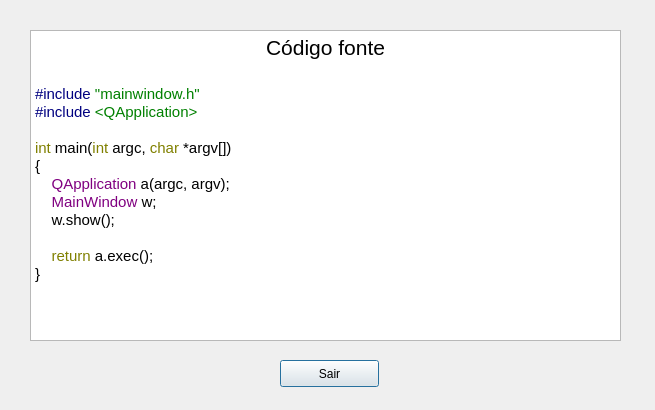
<?xml version="1.0" encoding="UTF-8"?>
<ui version="4.0">
 <class>cFonteWindow</class>
 <widget class="QDialog" name="cFonteWindow">
  <property name="geometry">
   <rect>
    <x>0</x>
    <y>0</y>
    <width>655</width>
    <height>410</height>
   </rect>
  </property>
  <property name="windowTitle">
   <string>Dialog</string>
  </property>
  <widget class="QTextBrowser" name="textBrowser">
   <property name="geometry">
    <rect>
     <x>30</x>
     <y>30</y>
     <width>591</width>
     <height>311</height>
    </rect>
   </property>
   <property name="html">
    <string>&lt;!DOCTYPE HTML PUBLIC &quot;-//W3C//DTD HTML 4.0//EN&quot; &quot;http://www.w3.org/TR/REC-html40/strict.dtd&quot;&gt;
&lt;html&gt;&lt;head&gt;&lt;meta name=&quot;qrichtext&quot; content=&quot;1&quot; /&gt;&lt;style type=&quot;text/css&quot;&gt;
p, li { white-space: pre-wrap; }
&lt;/style&gt;&lt;/head&gt;&lt;body style=&quot; font-family:'Ubuntu'; font-size:11pt; font-weight:400; font-style:normal;&quot;&gt;
&lt;p align=&quot;center&quot; style=&quot; margin-top:0px; margin-bottom:0px; margin-left:0px; margin-right:0px; -qt-block-indent:0; text-indent:0px;&quot;&gt;&lt;span style=&quot; font-size:16pt;&quot;&gt;Código fonte&lt;/span&gt;&lt;/p&gt;
&lt;p style=&quot;-qt-paragraph-type:empty; margin-top:0px; margin-bottom:0px; margin-left:0px; margin-right:0px; -qt-block-indent:0; text-indent:0px; font-size:16pt;&quot;&gt;&lt;br /&gt;&lt;/p&gt;
&lt;p style=&quot; margin-top:0px; margin-bottom:0px; margin-left:0px; margin-right:0px; -qt-block-indent:0; text-indent:0px;&quot;&gt;&lt;span style=&quot; color:#000080;&quot;&gt;#include&lt;/span&gt;&lt;span style=&quot; color:#c0c0c0;&quot;&gt; &lt;/span&gt;&lt;span style=&quot; color:#008000;&quot;&gt;&amp;quot;mainwindow.h&amp;quot;&lt;/span&gt;&lt;/p&gt;
&lt;p style=&quot; margin-top:0px; margin-bottom:0px; margin-left:0px; margin-right:0px; -qt-block-indent:0; text-indent:0px;&quot;&gt;&lt;span style=&quot; font-family:'Courier New,courier'; color:#000080;&quot;&gt;#include&lt;/span&gt;&lt;span style=&quot; font-family:'Courier New,courier'; color:#c0c0c0;&quot;&gt; &lt;/span&gt;&lt;span style=&quot; font-family:'Courier New,courier'; color:#008000;&quot;&gt;&amp;lt;QApplication&amp;gt;&lt;/span&gt;&lt;/p&gt;
&lt;p style=&quot;-qt-paragraph-type:empty; margin-top:0px; margin-bottom:0px; margin-left:0px; margin-right:0px; -qt-block-indent:0; text-indent:0px; font-family:'Courier New,courier';&quot;&gt;&lt;br /&gt;&lt;/p&gt;
&lt;p style=&quot; margin-top:0px; margin-bottom:0px; margin-left:0px; margin-right:0px; -qt-block-indent:0; text-indent:0px;&quot;&gt;&lt;span style=&quot; font-family:'Courier New,courier'; color:#808000;&quot;&gt;int&lt;/span&gt;&lt;span style=&quot; font-family:'Courier New,courier'; color:#c0c0c0;&quot;&gt; &lt;/span&gt;&lt;span style=&quot; font-family:'Courier New,courier'; color:#000000;&quot;&gt;main(&lt;/span&gt;&lt;span style=&quot; font-family:'Courier New,courier'; color:#808000;&quot;&gt;int&lt;/span&gt;&lt;span style=&quot; font-family:'Courier New,courier'; color:#c0c0c0;&quot;&gt; &lt;/span&gt;&lt;span style=&quot; font-family:'Courier New,courier'; color:#000000;&quot;&gt;argc,&lt;/span&gt;&lt;span style=&quot; font-family:'Courier New,courier'; color:#c0c0c0;&quot;&gt; &lt;/span&gt;&lt;span style=&quot; font-family:'Courier New,courier'; color:#808000;&quot;&gt;char&lt;/span&gt;&lt;span style=&quot; font-family:'Courier New,courier'; color:#c0c0c0;&quot;&gt; &lt;/span&gt;&lt;span style=&quot; font-family:'Courier New,courier'; color:#000000;&quot;&gt;*argv[])&lt;/span&gt;&lt;/p&gt;
&lt;p style=&quot; margin-top:0px; margin-bottom:0px; margin-left:0px; margin-right:0px; -qt-block-indent:0; text-indent:0px;&quot;&gt;&lt;span style=&quot; font-family:'Courier New,courier'; color:#000000;&quot;&gt;{&lt;/span&gt;&lt;/p&gt;
&lt;p style=&quot; margin-top:0px; margin-bottom:0px; margin-left:0px; margin-right:0px; -qt-block-indent:0; text-indent:0px;&quot;&gt;&lt;span style=&quot; font-family:'Courier New,courier'; color:#c0c0c0;&quot;&gt;    &lt;/span&gt;&lt;span style=&quot; font-family:'Courier New,courier'; color:#800080;&quot;&gt;QApplication&lt;/span&gt;&lt;span style=&quot; font-family:'Courier New,courier'; color:#c0c0c0;&quot;&gt; &lt;/span&gt;&lt;span style=&quot; font-family:'Courier New,courier'; color:#000000;&quot;&gt;a(argc,&lt;/span&gt;&lt;span style=&quot; font-family:'Courier New,courier'; color:#c0c0c0;&quot;&gt; &lt;/span&gt;&lt;span style=&quot; font-family:'Courier New,courier'; color:#000000;&quot;&gt;argv);&lt;/span&gt;&lt;/p&gt;
&lt;p style=&quot; margin-top:0px; margin-bottom:0px; margin-left:0px; margin-right:0px; -qt-block-indent:0; text-indent:0px;&quot;&gt;&lt;span style=&quot; font-family:'Courier New,courier'; color:#c0c0c0;&quot;&gt;    &lt;/span&gt;&lt;span style=&quot; font-family:'Courier New,courier'; color:#800080;&quot;&gt;MainWindow&lt;/span&gt;&lt;span style=&quot; font-family:'Courier New,courier'; color:#c0c0c0;&quot;&gt; &lt;/span&gt;&lt;span style=&quot; font-family:'Courier New,courier'; color:#000000;&quot;&gt;w;&lt;/span&gt;&lt;/p&gt;
&lt;p style=&quot; margin-top:0px; margin-bottom:0px; margin-left:0px; margin-right:0px; -qt-block-indent:0; text-indent:0px;&quot;&gt;&lt;span style=&quot; font-family:'Courier New,courier'; color:#c0c0c0;&quot;&gt;    &lt;/span&gt;&lt;span style=&quot; font-family:'Courier New,courier'; color:#000000;&quot;&gt;w.show();&lt;/span&gt;&lt;/p&gt;
&lt;p style=&quot;-qt-paragraph-type:empty; margin-top:0px; margin-bottom:0px; margin-left:0px; margin-right:0px; -qt-block-indent:0; text-indent:0px; font-family:'Courier New,courier';&quot;&gt;&lt;br /&gt;&lt;/p&gt;
&lt;p style=&quot; margin-top:0px; margin-bottom:0px; margin-left:0px; margin-right:0px; -qt-block-indent:0; text-indent:0px;&quot;&gt;&lt;span style=&quot; font-family:'Courier New,courier'; color:#c0c0c0;&quot;&gt;    &lt;/span&gt;&lt;span style=&quot; font-family:'Courier New,courier'; color:#808000;&quot;&gt;return&lt;/span&gt;&lt;span style=&quot; font-family:'Courier New,courier'; color:#c0c0c0;&quot;&gt; &lt;/span&gt;&lt;span style=&quot; font-family:'Courier New,courier'; color:#000000;&quot;&gt;a.exec();&lt;/span&gt;&lt;/p&gt;
&lt;p style=&quot; margin-top:0px; margin-bottom:0px; margin-left:0px; margin-right:0px; -qt-block-indent:0; text-indent:0px;&quot;&gt;&lt;span style=&quot; font-family:'Courier New,courier'; color:#000000;&quot;&gt;}&lt;/span&gt;&lt;/p&gt;
&lt;p style=&quot;-qt-paragraph-type:empty; margin-top:0px; margin-bottom:0px; margin-left:0px; margin-right:0px; -qt-block-indent:0; text-indent:0px; font-family:'Courier New,courier';&quot;&gt;&lt;br /&gt;&lt;/p&gt;&lt;/body&gt;&lt;/html&gt;</string>
   </property>
  </widget>
  <widget class="QPushButton" name="pushButton">
   <property name="geometry">
    <rect>
     <x>280</x>
     <y>360</y>
     <width>99</width>
     <height>27</height>
    </rect>
   </property>
   <property name="text">
    <string>Sair</string>
   </property>
  </widget>
 </widget>
 <resources/>
 <connections>
  <connection>
   <sender>pushButton</sender>
   <signal>clicked()</signal>
   <receiver>cFonteWindow</receiver>
   <slot>close()</slot>
   <hints>
    <hint type="sourcelabel">
     <x>318</x>
     <y>372</y>
    </hint>
    <hint type="destinationlabel">
     <x>419</x>
     <y>378</y>
    </hint>
   </hints>
  </connection>
 </connections>
</ui>
